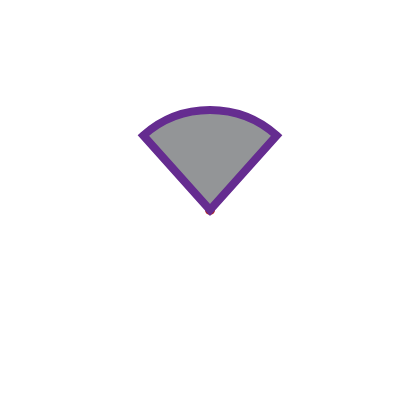

Specify this chart in Vega-Lite:
### Vega specification from a JSON file in a GitHub repository (floating-point values rounded to 4 significant figures)
{"$schema": "https://vega.github.io/schema/vega/v5.json", "width": 200, "height": 200, "padding": 5, "signals": [{"name": "startAngle", "value": -0.73, "bind": {"input": "range", "min": -6.28, "max": 6.28}}, {"name": "endAngle", "value": 0.73, "bind": {"input": "range", "min": -6.28, "max": 6.28}}, {"name": "padAngle", "value": 0, "bind": {"input": "range", "min": 0, "max": 1.57}}, {"name": "innerRadius", "value": 0, "bind": {"input": "range", "min": 0, "max": 100, "step": 1}}, {"name": "outerRadius", "value": 50, "bind": {"input": "range", "min": 0, "max": 100, "step": 1}}, {"name": "cornerRadius", "value": 0, "bind": {"input": "range", "min": 0, "max": 50, "step": 1}}, {"name": "strokeWidth", "value": 4, "bind": {"input": "range", "min": 0, "max": 10, "step": 0.5}}, {"name": "color", "value": "both", "bind": {"input": "radio", "options": ["fill", "stroke", "both"]}}, {"name": "x", "value": 100}, {"name": "y", "value": 100}], "marks": [{"type": "symbol", "interactive": false, "encode": {"enter": {"fill": {"value": "firebrick"}, "size": {"value": 25}}, "update": {"x": {"signal": "x"}, "y": {"signal": "y"}}}}, {"type": "arc", "encode": {"enter": {"fill": {"value": "#939597"}, "stroke": {"value": "#652c90"}}, "update": {"x": {"signal": "x"}, "y": {"signal": "y"}, "startAngle": {"signal": "startAngle"}, "endAngle": {"signal": "endAngle"}, "innerRadius": {"signal": "innerRadius"}, "outerRadius": {"signal": "outerRadius"}, "cornerRadius": {"signal": "cornerRadius"}, "padAngle": {"signal": "padAngle"}, "strokeWidth": {"signal": "strokeWidth"}, "opacity": {"value": 1}, "fillOpacity": {"signal": "color === 'fill' || color === 'both' ? 1 : 0"}, "strokeOpacity": {"signal": "color === 'stroke' || color === 'both' ? 1 : 0"}}, "hover": {"opacity": {"value": 0.5}}}}]}
